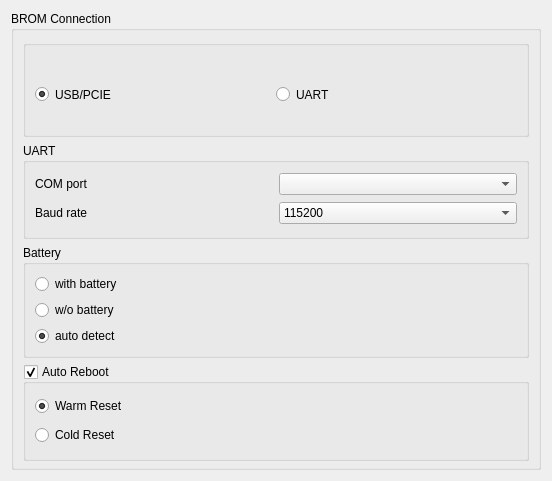
<?xml version="1.0" encoding="UTF-8"?>
<ui version="4.0">
 <class>BromConnSettingWidget</class>
 <widget class="QWidget" name="BromConnSettingWidget">
  <property name="geometry">
   <rect>
    <x>0</x>
    <y>0</y>
    <width>552</width>
    <height>481</height>
   </rect>
  </property>
  <property name="sizePolicy">
   <sizepolicy hsizetype="Preferred" vsizetype="Minimum">
    <horstretch>0</horstretch>
    <verstretch>0</verstretch>
   </sizepolicy>
  </property>
  <property name="windowTitle">
   <string>Form</string>
  </property>
  <layout class="QVBoxLayout" name="verticalLayout_3">
   <item>
    <widget class="QGroupBox" name="groupBox">
     <property name="sizePolicy">
      <sizepolicy hsizetype="Preferred" vsizetype="Minimum">
       <horstretch>0</horstretch>
       <verstretch>0</verstretch>
      </sizepolicy>
     </property>
     <property name="title">
      <string>BROM Connection</string>
     </property>
     <layout class="QVBoxLayout" name="verticalLayout">
      <property name="bottomMargin">
       <number>6</number>
      </property>
      <item>
       <widget class="QGroupBox" name="groupBox_com_port">
        <property name="sizePolicy">
         <sizepolicy hsizetype="Preferred" vsizetype="Minimum">
          <horstretch>0</horstretch>
          <verstretch>0</verstretch>
         </sizepolicy>
        </property>
        <property name="title">
         <string/>
        </property>
        <property name="flat">
         <bool>true</bool>
        </property>
        <layout class="QHBoxLayout" name="horizontalLayout_3">
         <property name="spacing">
          <number>0</number>
         </property>
         <property name="leftMargin">
          <number>9</number>
         </property>
         <property name="topMargin">
          <number>9</number>
         </property>
         <property name="rightMargin">
          <number>9</number>
         </property>
         <property name="bottomMargin">
          <number>0</number>
         </property>
         <item>
          <widget class="QRadioButton" name="radioButton_usb_pcie">
           <property name="sizePolicy">
            <sizepolicy hsizetype="Preferred" vsizetype="Minimum">
             <horstretch>0</horstretch>
             <verstretch>0</verstretch>
            </sizepolicy>
           </property>
           <property name="text">
            <string>USB/PCIE</string>
           </property>
           <property name="checked">
            <bool>true</bool>
           </property>
          </widget>
         </item>
         <item>
          <widget class="QRadioButton" name="radioButton_uart">
           <property name="sizePolicy">
            <sizepolicy hsizetype="Preferred" vsizetype="Minimum">
             <horstretch>0</horstretch>
             <verstretch>0</verstretch>
            </sizepolicy>
           </property>
           <property name="text">
            <string>UART</string>
           </property>
          </widget>
         </item>
        </layout>
       </widget>
      </item>
      <item>
       <widget class="QGroupBox" name="groupBox_uart">
        <property name="sizePolicy">
         <sizepolicy hsizetype="Preferred" vsizetype="Minimum">
          <horstretch>0</horstretch>
          <verstretch>0</verstretch>
         </sizepolicy>
        </property>
        <property name="title">
         <string>UART</string>
        </property>
        <layout class="QVBoxLayout" name="verticalLayout_2">
         <item>
          <layout class="QHBoxLayout" name="horizontalLayout">
           <item>
            <widget class="QLabel" name="label_5">
             <property name="text">
              <string>COM port</string>
             </property>
            </widget>
           </item>
           <item>
            <widget class="QComboBox" name="comboBox_com_port"/>
           </item>
          </layout>
         </item>
         <item>
          <layout class="QHBoxLayout" name="horizontalLayout_2">
           <item>
            <widget class="QLabel" name="label_6">
             <property name="text">
              <string>Baud rate</string>
             </property>
            </widget>
           </item>
           <item>
            <widget class="QComboBox" name="comboBox_baud_rate">
             <property name="currentIndex">
              <number>3</number>
             </property>
             <item>
              <property name="text">
               <string>921600</string>
              </property>
             </item>
             <item>
              <property name="text">
               <string>460800</string>
              </property>
             </item>
             <item>
              <property name="text">
               <string>230400</string>
              </property>
             </item>
             <item>
              <property name="text">
               <string>115200</string>
              </property>
             </item>
             <item>
              <property name="text">
               <string>57600</string>
              </property>
             </item>
             <item>
              <property name="text">
               <string>38400</string>
              </property>
             </item>
             <item>
              <property name="text">
               <string>19200</string>
              </property>
             </item>
             <item>
              <property name="text">
               <string>9600</string>
              </property>
             </item>
            </widget>
           </item>
          </layout>
         </item>
        </layout>
       </widget>
      </item>
      <item>
       <widget class="QGroupBox" name="groupBox_battery">
        <property name="sizePolicy">
         <sizepolicy hsizetype="Preferred" vsizetype="Minimum">
          <horstretch>0</horstretch>
          <verstretch>0</verstretch>
         </sizepolicy>
        </property>
        <property name="title">
         <string>Battery</string>
        </property>
        <layout class="QVBoxLayout" name="verticalLayout_12">
         <item>
          <widget class="QRadioButton" name="radioButton_with_battery">
           <property name="text">
            <string>with battery</string>
           </property>
          </widget>
         </item>
         <item>
          <widget class="QRadioButton" name="radioButton_without_battery">
           <property name="text">
            <string>w/o battery</string>
           </property>
          </widget>
         </item>
         <item>
          <widget class="QRadioButton" name="radioButton_auto_detect">
           <property name="text">
            <string>auto detect</string>
           </property>
           <property name="checked">
            <bool>true</bool>
           </property>
          </widget>
         </item>
        </layout>
       </widget>
      </item>
      <item>
       <layout class="QHBoxLayout" name="horizontalLayout_4">
        <property name="leftMargin">
         <number>0</number>
        </property>
        <property name="topMargin">
         <number>0</number>
        </property>
        <item>
         <widget class="QGroupBox" name="groupBox_autoReboot">
          <property name="styleSheet">
           <string notr="true"/>
          </property>
          <property name="title">
           <string>Auto Reboot</string>
          </property>
          <property name="flat">
           <bool>false</bool>
          </property>
          <property name="checkable">
           <bool>true</bool>
          </property>
          <layout class="QVBoxLayout" name="verticalLayout_4">
           <property name="bottomMargin">
            <number>9</number>
           </property>
           <item>
            <widget class="QRadioButton" name="radioButton_warm_reset">
             <property name="toolTip">
              <string>WDT Reset</string>
             </property>
             <property name="text">
              <string>Warm Reset</string>
             </property>
             <property name="checked">
              <bool>true</bool>
             </property>
            </widget>
           </item>
           <item>
            <widget class="QRadioButton" name="radioButton_cold_reset">
             <property name="toolTip">
              <string>PMIC Cold Reset</string>
             </property>
             <property name="text">
              <string>Cold Reset</string>
             </property>
            </widget>
           </item>
          </layout>
         </widget>
        </item>
       </layout>
      </item>
     </layout>
    </widget>
   </item>
  </layout>
 </widget>
 <resources/>
 <connections/>
</ui>
